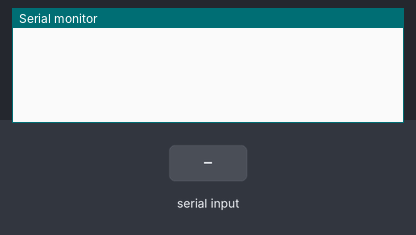
A program run on a simulated Arduino Nano, built with avr-gcc and run on an emulated ATmega328P. Parts: the last lines printed to the serial monitor. Inputs (shaded band) come from the test bench.

Above: at 1.2 s.
1.3 s: "g" received over Serial
At 2.3 s:
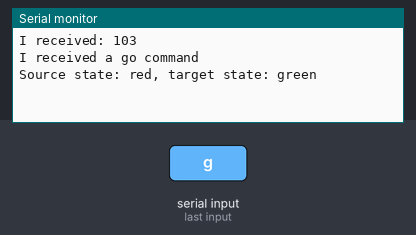
2.8 s: "s" received over Serial
At 3.5 s:
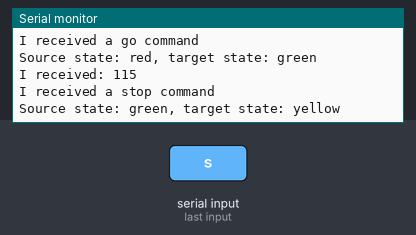
4.3 s: "s" received over Serial
At 5.4 s:
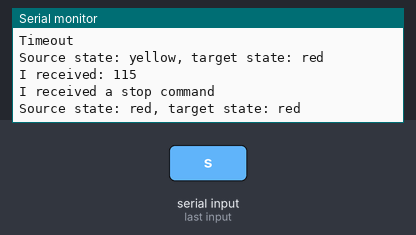

The program:

main.cpp
```cpp
#include <Arduino.h>

int command = 0;
char state = 'r';

void setup() {
  // put your setup code here, to run once:
  Serial.begin(9600);
}

void loop() {
  // put your main code here, to run repeatedly:

  if (Serial.available() > 0){
    // read the incoming byte:
    command = Serial.read();

    // say what you got:
    Serial.print("I received: ");
    Serial.println(command, DEC);
    // you can compare the value received to a character constant, like 'g'.
    switch (command)
    {
    case 'g':
      Serial.println("I received a go command");

      switch (state){
        case 'r':
          Serial.println("Source state: red, target state: green");
          state = 'g';
          break;
        case 'g':
          Serial.println("Source state: green, target state: green");
          break;
      }
      break;
    case 's':
      Serial.println("I received a stop command");

      switch (state){
        case 'g':
          Serial.println("Source state: green, target state: yellow");
          state = 'y';
          _delay_ms(2000);
          Serial.println("Timeout");
          state = 'r';
          Serial.println("Source state: yellow, target state: red");
          break;
        case 'r':
          Serial.println("Source state: red, target state: red");
          break;
      }
      break;
    }
  }
}
```

Measured:
- after the input at 1.3 s, the serial monitor: prints a new line at once (image 1)
- after the input at 2.8 s, the serial monitor: prints a new line at once (image 2)
- after the input at 4.3 s, the serial monitor: prints a new line after 0.62 s (image 3)
